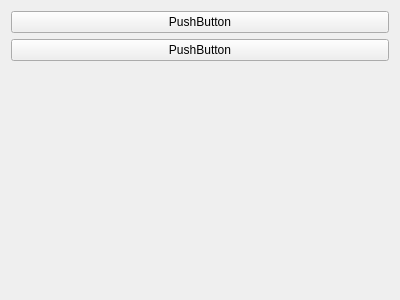
<?xml version="1.0" encoding="UTF-8"?>
<ui version="4.0">
 <class>Form</class>
 <widget class="QWidget" name="Form">
  <property name="geometry">
   <rect>
    <x>0</x>
    <y>0</y>
    <width>400</width>
    <height>300</height>
   </rect>
  </property>
  <property name="windowTitle">
   <string>Form</string>
  </property>
  <layout class="QVBoxLayout" name="verticalLayout">
   <item>
    <widget class="QPushButton" name="pushButton_2">
     <property name="text">
      <string>PushButton</string>
     </property>
    </widget>
   </item>
   <item>
    <widget class="QPushButton" name="pushButton">
     <property name="text">
      <string>PushButton</string>
     </property>
    </widget>
   </item>
   <item>
    <spacer name="verticalSpacer">
     <property name="orientation">
      <enum>Qt::Vertical</enum>
     </property>
     <property name="sizeHint" stdset="0">
      <size>
       <width>20</width>
       <height>221</height>
      </size>
     </property>
    </spacer>
   </item>
  </layout>
 </widget>
 <resources/>
 <connections/>
</ui>
